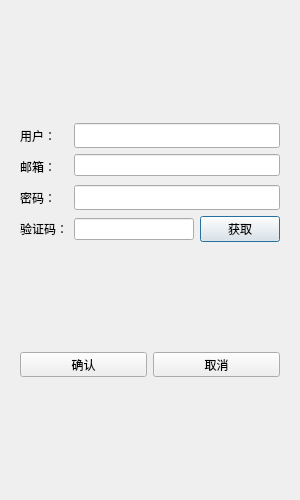
<?xml version="1.0" encoding="UTF-8"?>
<ui version="4.0">
 <class>RegisterDialog</class>
 <widget class="QDialog" name="RegisterDialog">
  <property name="geometry">
   <rect>
    <x>0</x>
    <y>0</y>
    <width>300</width>
    <height>500</height>
   </rect>
  </property>
  <property name="minimumSize">
   <size>
    <width>300</width>
    <height>500</height>
   </size>
  </property>
  <property name="maximumSize">
   <size>
    <width>600</width>
    <height>1000</height>
   </size>
  </property>
  <property name="windowTitle">
   <string>Dialog</string>
  </property>
  <layout class="QVBoxLayout" name="verticalLayout_2">
   <item>
    <layout class="QVBoxLayout" name="verticalLayout">
     <item>
      <widget class="QStackedWidget" name="stackedWidget">
       <property name="currentIndex">
        <number>0</number>
       </property>
       <widget class="QWidget" name="page">
        <layout class="QVBoxLayout" name="verticalLayout_3">
         <item>
          <spacer name="verticalSpacer">
           <property name="orientation">
            <enum>Qt::Vertical</enum>
           </property>
           <property name="sizeHint" stdset="0">
            <size>
             <width>20</width>
             <height>40</height>
            </size>
           </property>
          </spacer>
         </item>
         <item>
          <layout class="QFormLayout" name="formLayout">
           <item row="0" column="0">
            <widget class="QLabel" name="user_label">
             <property name="minimumSize">
              <size>
               <width>0</width>
               <height>25</height>
              </size>
             </property>
             <property name="maximumSize">
              <size>
               <width>16777215</width>
               <height>25</height>
              </size>
             </property>
             <property name="text">
              <string>用户：</string>
             </property>
            </widget>
           </item>
           <item row="0" column="1">
            <widget class="QLineEdit" name="user_edit">
             <property name="minimumSize">
              <size>
               <width>0</width>
               <height>25</height>
              </size>
             </property>
             <property name="maximumSize">
              <size>
               <width>16777215</width>
               <height>25</height>
              </size>
             </property>
            </widget>
           </item>
           <item row="1" column="0">
            <widget class="QLabel" name="email_edit">
             <property name="minimumSize">
              <size>
               <width>0</width>
               <height>25</height>
              </size>
             </property>
             <property name="maximumSize">
              <size>
               <width>16777215</width>
               <height>25</height>
              </size>
             </property>
             <property name="text">
              <string>邮箱：</string>
             </property>
            </widget>
           </item>
           <item row="1" column="1">
            <widget class="QLineEdit" name="email_label"/>
           </item>
           <item row="2" column="0">
            <widget class="QLabel" name="pass_label">
             <property name="minimumSize">
              <size>
               <width>0</width>
               <height>25</height>
              </size>
             </property>
             <property name="maximumSize">
              <size>
               <width>16777215</width>
               <height>25</height>
              </size>
             </property>
             <property name="text">
              <string>密码：</string>
             </property>
            </widget>
           </item>
           <item row="2" column="1">
            <widget class="QLineEdit" name="pass_edit">
             <property name="minimumSize">
              <size>
               <width>0</width>
               <height>25</height>
              </size>
             </property>
             <property name="maximumSize">
              <size>
               <width>16777215</width>
               <height>25</height>
              </size>
             </property>
            </widget>
           </item>
           <item row="3" column="0">
            <widget class="QLabel" name="varify_label">
             <property name="minimumSize">
              <size>
               <width>0</width>
               <height>25</height>
              </size>
             </property>
             <property name="maximumSize">
              <size>
               <width>16777215</width>
               <height>25</height>
              </size>
             </property>
             <property name="text">
              <string>验证码：</string>
             </property>
            </widget>
           </item>
           <item row="3" column="1">
            <layout class="QHBoxLayout" name="horizontalLayout_2">
             <item>
              <widget class="QLineEdit" name="varify_edit"/>
             </item>
             <item>
              <widget class="QPushButton" name="get_code">
               <property name="text">
                <string>获取</string>
               </property>
              </widget>
             </item>
            </layout>
           </item>
          </layout>
         </item>
         <item>
          <spacer name="verticalSpacer_2">
           <property name="orientation">
            <enum>Qt::Vertical</enum>
           </property>
           <property name="sizeHint" stdset="0">
            <size>
             <width>20</width>
             <height>40</height>
            </size>
           </property>
          </spacer>
         </item>
         <item>
          <layout class="QHBoxLayout" name="horizontalLayout">
           <item>
            <widget class="QPushButton" name="confirm_btn">
             <property name="minimumSize">
              <size>
               <width>0</width>
               <height>25</height>
              </size>
             </property>
             <property name="maximumSize">
              <size>
               <width>16777215</width>
               <height>25</height>
              </size>
             </property>
             <property name="text">
              <string>确认</string>
             </property>
            </widget>
           </item>
           <item>
            <widget class="QPushButton" name="cancel_btn">
             <property name="minimumSize">
              <size>
               <width>0</width>
               <height>25</height>
              </size>
             </property>
             <property name="maximumSize">
              <size>
               <width>16777215</width>
               <height>25</height>
              </size>
             </property>
             <property name="text">
              <string>取消</string>
             </property>
            </widget>
           </item>
          </layout>
         </item>
         <item>
          <spacer name="verticalSpacer_3">
           <property name="orientation">
            <enum>Qt::Vertical</enum>
           </property>
           <property name="sizeHint" stdset="0">
            <size>
             <width>20</width>
             <height>40</height>
            </size>
           </property>
          </spacer>
         </item>
        </layout>
       </widget>
       <widget class="QWidget" name="page_2"/>
      </widget>
     </item>
    </layout>
   </item>
  </layout>
 </widget>
 <resources/>
 <connections/>
</ui>
